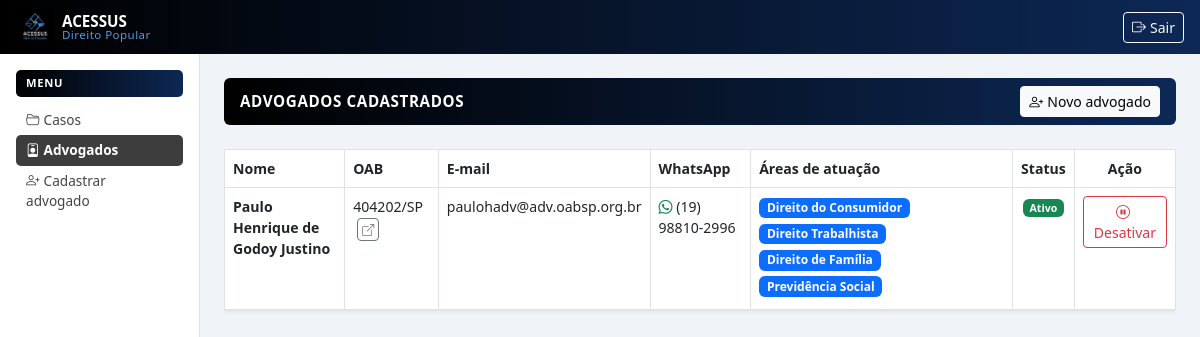
Page /advogados/lista (signed in) on the committed database.
### tables this page shows
CREATE TABLE advogados (
                id            INTEGER PRIMARY KEY AUTOINCREMENT,
                nome          TEXT NOT NULL,
                email         TEXT NOT NULL,
                whatsapp      TEXT,
                oab_numero    TEXT,
                oab_uf        TEXT,
                areas_atuacao TEXT DEFAULT '[]',
                ativo         INTEGER DEFAULT 1,
                cadastrado_em DATETIME DEFAULT (datetime('now','localtime'))
            );

### ia/integracao_whatsapp.py (the view)
@app.route('/advogados/lista')
@requer_login
def lista_advogados():
    advs = listar_advogados()
    return render_template('advogados_lista.html', advogados=advs)

### banco/banco_dados.py (called while the page is built)
def _conectar():
    if USANDO_POSTGRES:
        return psycopg2.connect(DATABASE_URL)
    else:
        return sqlite3.connect(BANCO_PATH)

def listar_advogados():
    conn = _conectar()
    cursor = conn.cursor()
    cursor.execute("""
        SELECT id, nome, email, whatsapp, oab_numero, oab_uf, areas_atuacao, ativo, cadastrado_em
        FROM advogados ORDER BY nome
    """)
    rows = cursor.fetchall()
    conn.close()
    resultado = []
    for row in rows:
        id_, nome, email, whatsapp, oab_num, oab_uf, areas_json, ativo, cadastrado_em = row
        try:
            areas = json.loads(areas_json or '[]')
        except Exception:
            areas = []
        resultado.append({
            'id': id_,
            'nome': nome,
            'email': email,
            'whatsapp': whatsapp or '',
            'oab_numero': oab_num or '',
            'oab_uf': oab_uf or '',
            'areas': areas,
            'ativo': bool(ativo),
            'cadastrado_em': cadastrado_em,
        })
    return resultado

### ia/integracao_whatsapp.py (called while the page is built)
def requer_login(f):
    @wraps(f)
    def wrapped(*args, **kwargs):
        if not session.get('logado'):
            return redirect(url_for('login'))
        return f(*args, **kwargs)
    return wrapped

### templates/advogados_lista.html (shortened to what this page needs)
{% extends "base.html" %}
{% block conteudo %}
<div class="row g-0">
  <div class="col-md-3 col-lg-2 sidebar p-3">
    <div class="secao-header">Menu</div>
    <a href="/advogados" class="filtro-link">
      <i class="bi bi-folder2-open me-1"></i>Casos
    </a>
    <a href="/advogados/lista" class="filtro-link ativo">
      <i class="bi bi-person-badge me-1"></i>Advogados
    </a>
    <a href="/advogados/cadastrar" class="filtro-link">
      <i class="bi bi-person-plus me-1"></i>Cadastrar advogado
    </a>
  </div>
  <div class="col-md-9 col-lg-10 p-4">
    <div class="d-flex justify-content-between align-items-center mb-4 px-3 py-2 rounded"
         style="background: linear-gradient(90deg, #000000 0%, #0d2855 100%);">
      <h5 class="fw-bold mb-0 text-white" style="font-size:.95rem; letter-spacing:.04em;">ADVOGADOS CADASTRADOS</h5>
      <a href="/advogados/cadastrar" class="btn btn-sm btn-light">
        <i class="bi bi-person-plus me-1"></i>Novo advogado
      </a>
    </div>
    {% if advogados %}
    <div class="table-responsive">
      <table class="table table-bordered table-hover bg-white shadow-sm" style="font-size:.88rem;">
        <thead style="background:#1a3c5e; color:white;">
          <tr>
            <th>Nome</th>
            <th>OAB</th>
            <th>E-mail</th>
            <th>WhatsApp</th>
            <th>Áreas de atuação</th>
            <th class="text-center">Status</th>
            <th class="text-center">Ação</th>
          </tr>
        </thead>
        <tbody>
          {% for adv in advogados %}
          <tr class="{% if not adv.ativo %}table-secondary text-muted{% endif %}">
            <td class="fw-semibold">{{ adv.nome }}</td>
            <td>
              {% if adv.oab_numero %}
                {{ adv.oab_numero }}/{{ adv.oab_uf }}
                <a href="https://cfoab.org.br/advogados/busca?nome=&inscricao={{ adv.oab_numero }}&uf={{ adv.oab_uf }}"
                   target="_blank" rel="noopener"
                   class="btn btn-sm btn-outline-secondary ms-1 py-0 px-1"
                   title="Verificar no site da OAB">
                  <i class="bi bi-box-arrow-up-right" style="font-size:.75rem;"></i>
                </a>
              {% else %}
                <span class="text-muted">—</span>
              {% endif %}
            </td>
            <td>{{ adv.email }}</td>
            <td>
              {% if adv.whatsapp %}
                <i class="bi bi-whatsapp text-success"></i> {{ adv.whatsapp }}
              {% else %}
                <span class="text-muted">—</span>
              {% endif %}
            </td>
            <td>
              {% if adv.areas %}
                {% for area in adv.areas %}
                  <span class="badge bg-primary me-1 mb-1" style="font-size:.75rem;">{{ area }}</span>
                {% endfor %}
              {% else %}
                <span class="badge bg-secondary">Todas as áreas</span>
              {% endif %}
            </td>
            <td class="text-center">
              {% if adv.ativo %}
                <span class="badge bg-success">Ativo</span>
              {% else %}
                <span class="badge bg-secondary">Inativo</span>
              {% endif %}
            </td>
            <td class="text-center">
              <form method="POST" action="/advogados/{{ adv.id }}/status" class="d-inline">
                {% if adv.ativo %}
                  <button type="submit" class="btn btn-sm btn-outline-danger">
                    <i class="bi bi-pause-circle me-1"></i>Desativar
                  </button>
                {% else %}
                  <input type="hidden" name="ativo" value="1">
                  <button type="submit" class="btn btn-sm btn-outline-success">
                    <i class="bi bi-play-circle me-1"></i>Ativar
                  </button>
                {% endif %}
              </form>
            </td>
          </tr>
          {% endfor %}
        </tbody>
      </table>
    </div>
    {% endif %}
  </div>
</div>
{% endblock %}

### templates/base.html (style rules this page uses)
:root { --azul-escuro: #0d2855; --azul-medio: #1e5bb4; --azul-claro: #4d9de0; --fundo: #f0f4f8; }
body { background-color: var(--fundo); }
.sidebar { min-height: calc(100vh - 60px); background: white; border-right: 1px solid #dee2e6; }
.filtro-link { display: block; padding: 5px 10px; border-radius: 5px; text-decoration: none; color: #444; font-size: .85rem; }
.filtro-link.ativo { background: #3d3d3d; color: white; font-weight: 600; }
.secao-header { background: linear-gradient(90deg, #000000 0%, var(--azul-escuro) 100%); color: white; font-size: .7rem; font-weight: 700; letter-spacing: .06em; text-transform: uppercase; padding: 5px 10px; border-radius: 5px; margin-bottom: .5rem; }

### rows in the picture
advogados: nome "Paulo Henrique de Godoy Justino", oab_numero "404202", oab_uf "SP", email "paulohadv@adv.oabsp.org.br", whatsapp "(19) 98810-2996", areas "Direito do Consumidor" "Direito Trabalhista" "Direito de Família" "Previdência Social", ativo "Ativo"
